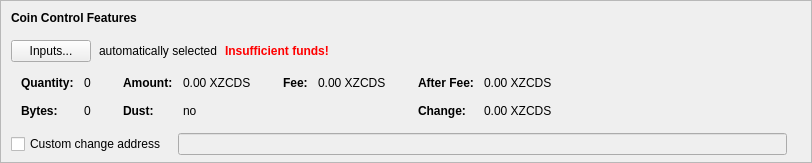
    <widget class="QFrame" name="frameCoinControl">
     <property name="sizePolicy">
      <sizepolicy hsizetype="Expanding" vsizetype="Expanding">
       <horstretch>0</horstretch>
       <verstretch>0</verstretch>
      </sizepolicy>
     </property>
     <property name="maximumSize">
      <size>
       <width>16777215</width>
       <height>16777215</height>
      </size>
     </property>
     <property name="frameShape">
      <enum>QFrame::StyledPanel</enum>
     </property>
     <property name="frameShadow">
      <enum>QFrame::Sunken</enum>
     </property>
     <layout class="QVBoxLayout" name="verticalLayoutCoinControl2">
      <property name="spacing">
       <number>0</number>
      </property>
      <property name="leftMargin">
       <number>0</number>
      </property>
      <property name="topMargin">
       <number>0</number>
      </property>
      <property name="rightMargin">
       <number>0</number>
      </property>
      <property name="bottomMargin">
       <number>6</number>
      </property>
      <item>
       <layout class="QVBoxLayout" name="verticalLayoutCoinControl" stretch="0,0,0,0,1">
        <property name="spacing">
         <number>0</number>
        </property>
        <property name="leftMargin">
         <number>10</number>
        </property>
        <property name="topMargin">
         <number>10</number>
        </property>
        <item>
         <layout class="QHBoxLayout" name="horizontalLayoutCoinControl1">
          <property name="bottomMargin">
           <number>15</number>
          </property>
          <item>
           <widget class="QLabel" name="labelCoinControlFeatures">
            <property name="sizePolicy">
             <sizepolicy hsizetype="Preferred" vsizetype="Maximum">
              <horstretch>0</horstretch>
              <verstretch>0</verstretch>
             </sizepolicy>
            </property>
            <property name="font">
             <font>
              <weight>75</weight>
              <bold>true</bold>
             </font>
            </property>
            <property name="styleSheet">
             <string notr="true">font-weight:bold;</string>
            </property>
            <property name="text">
             <string>Coin Control Features</string>
            </property>
           </widget>
          </item>
         </layout>
        </item>
        <item>
         <layout class="QHBoxLayout" name="horizontalLayoutCoinControl2" stretch="0,0,0,0">
          <property name="spacing">
           <number>8</number>
          </property>
          <property name="bottomMargin">
           <number>10</number>
          </property>
          <item>
           <widget class="QPushButton" name="pushButtonCoinControl">
            <property name="styleSheet">
             <string notr="true"/>
            </property>
            <property name="text">
             <string>Inputs...</string>
            </property>
            <property name="autoDefault">
             <bool>false</bool>
            </property>
           </widget>
          </item>
          <item>
           <widget class="QLabel" name="labelCoinControlAutomaticallySelected">
            <property name="text">
             <string>automatically selected</string>
            </property>
            <property name="margin">
             <number>5</number>
            </property>
           </widget>
          </item>
          <item>
           <widget class="QLabel" name="labelCoinControlInsuffFunds">
            <property name="font">
             <font>
              <weight>75</weight>
              <bold>true</bold>
             </font>
            </property>
            <property name="styleSheet">
             <string notr="true">color:red;font-weight:bold;</string>
            </property>
            <property name="text">
             <string>Insufficient funds!</string>
            </property>
            <property name="margin">
             <number>5</number>
            </property>
           </widget>
          </item>
          <item>
           <spacer name="horizontalSpacerCoinControl">
            <property name="orientation">
             <enum>Qt::Horizontal</enum>
            </property>
            <property name="sizeHint" stdset="0">
             <size>
              <width>40</width>
              <height>1</height>
             </size>
            </property>
           </spacer>
          </item>
         </layout>
        </item>
        <item>
         <widget class="QWidget" name="widgetCoinControl" native="true">
          <property name="sizePolicy">
           <sizepolicy hsizetype="Preferred" vsizetype="Preferred">
            <horstretch>0</horstretch>
            <verstretch>0</verstretch>
           </sizepolicy>
          </property>
          <property name="minimumSize">
           <size>
            <width>0</width>
            <height>0</height>
           </size>
          </property>
          <property name="styleSheet">
           <string notr="true"/>
          </property>
          <layout class="QHBoxLayout" name="horizontalLayoutCoinControl5">
           <property name="leftMargin">
            <number>0</number>
           </property>
           <property name="topMargin">
            <number>0</number>
           </property>
           <property name="rightMargin">
            <number>0</number>
           </property>
           <property name="bottomMargin">
            <number>0</number>
           </property>
           <item>
            <layout class="QHBoxLayout" name="horizontalLayoutCoinControl3" stretch="0,0,0,1">
             <property name="spacing">
              <number>20</number>
             </property>
             <property name="topMargin">
              <number>0</number>
             </property>
             <property name="bottomMargin">
              <number>10</number>
             </property>
             <item>
              <layout class="QFormLayout" name="formLayoutCoinControl1">
               <property name="horizontalSpacing">
                <number>10</number>
               </property>
               <property name="verticalSpacing">
                <number>14</number>
               </property>
               <property name="leftMargin">
                <number>10</number>
               </property>
               <property name="topMargin">
                <number>4</number>
               </property>
               <property name="rightMargin">
                <number>6</number>
               </property>
               <item row="0" column="0">
                <widget class="QLabel" name="labelCoinControlQuantityText">
                 <property name="font">
                  <font>
                   <weight>75</weight>
                   <bold>true</bold>
                  </font>
                 </property>
                 <property name="text">
                  <string>Quantity:</string>
                 </property>
                 <property name="margin">
                  <number>0</number>
                 </property>
                </widget>
               </item>
               <item row="0" column="1">
                <widget class="QLabel" name="labelCoinControlQuantity">
                 <property name="cursor">
                  <cursorShape>IBeamCursor</cursorShape>
                 </property>
                 <property name="contextMenuPolicy">
                  <enum>Qt::ActionsContextMenu</enum>
                 </property>
                 <property name="text">
                  <string notr="true">0</string>
                 </property>
                 <property name="margin">
                  <number>0</number>
                 </property>
                 <property name="textInteractionFlags">
                  <set>Qt::LinksAccessibleByMouse|Qt::TextSelectableByKeyboard|Qt::TextSelectableByMouse</set>
                 </property>
                </widget>
               </item>
               <item row="1" column="0">
                <widget class="QLabel" name="labelCoinControlBytesText">
                 <property name="font">
                  <font>
                   <weight>75</weight>
                   <bold>true</bold>
                  </font>
                 </property>
                 <property name="text">
                  <string>Bytes:</string>
                 </property>
                </widget>
               </item>
               <item row="1" column="1">
                <widget class="QLabel" name="labelCoinControlBytes">
                 <property name="cursor">
                  <cursorShape>IBeamCursor</cursorShape>
                 </property>
                 <property name="contextMenuPolicy">
                  <enum>Qt::ActionsContextMenu</enum>
                 </property>
                 <property name="text">
                  <string notr="true">0</string>
                 </property>
                 <property name="textInteractionFlags">
                  <set>Qt::LinksAccessibleByMouse|Qt::TextSelectableByKeyboard|Qt::TextSelectableByMouse</set>
                 </property>
                </widget>
               </item>
              </layout>
             </item>
             <item>
              <layout class="QFormLayout" name="formLayoutCoinControl2">
               <property name="horizontalSpacing">
                <number>10</number>
               </property>
               <property name="verticalSpacing">
                <number>14</number>
               </property>
               <property name="leftMargin">
                <number>6</number>
               </property>
               <property name="topMargin">
                <number>4</number>
               </property>
               <property name="rightMargin">
                <number>6</number>
               </property>
               <item row="0" column="0">
                <widget class="QLabel" name="labelCoinControlAmountText">
                 <property name="font">
                  <font>
                   <weight>75</weight>
                   <bold>true</bold>
                  </font>
                 </property>
                 <property name="text">
                  <string>Amount:</string>
                 </property>
                 <property name="margin">
                  <number>0</number>
                 </property>
                </widget>
               </item>
               <item row="0" column="1">
                <widget class="QLabel" name="labelCoinControlAmount">
                 <property name="cursor">
                  <cursorShape>IBeamCursor</cursorShape>
                 </property>
                 <property name="contextMenuPolicy">
                  <enum>Qt::ActionsContextMenu</enum>
                 </property>
                 <property name="text">
                  <string notr="true">0.00 XZCDS</string>
                 </property>
                 <property name="textInteractionFlags">
                  <set>Qt::LinksAccessibleByMouse|Qt::TextSelectableByKeyboard|Qt::TextSelectableByMouse</set>
                 </property>
                </widget>
               </item>
               <item row="1" column="0">
                <widget class="QLabel" name="labelCoinControlLowOutputText">
                 <property name="font">
                  <font>
                   <weight>75</weight>
                   <bold>true</bold>
                  </font>
                 </property>
                 <property name="text">
                  <string>Dust:</string>
                 </property>
                </widget>
               </item>
               <item row="1" column="1">
                <widget class="QLabel" name="labelCoinControlLowOutput">
                 <property name="cursor">
                  <cursorShape>IBeamCursor</cursorShape>
                 </property>
                 <property name="contextMenuPolicy">
                  <enum>Qt::ActionsContextMenu</enum>
                 </property>
                 <property name="text">
                  <string notr="true">no</string>
                 </property>
                 <property name="textInteractionFlags">
                  <set>Qt::LinksAccessibleByMouse|Qt::TextSelectableByKeyboard|Qt::TextSelectableByMouse</set>
                 </property>
                </widget>
               </item>
              </layout>
             </item>
             <item>
              <layout class="QFormLayout" name="formLayoutCoinControl3">
               <property name="horizontalSpacing">
                <number>10</number>
               </property>
               <property name="verticalSpacing">
                <number>14</number>
               </property>
               <property name="leftMargin">
                <number>6</number>
               </property>
               <property name="topMargin">
                <number>4</number>
               </property>
               <property name="rightMargin">
                <number>6</number>
               </property>
               <item row="0" column="0">
                <widget class="QLabel" name="labelCoinControlFeeText">
                 <property name="font">
                  <font>
                   <weight>75</weight>
                   <bold>true</bold>
                  </font>
                 </property>
                 <property name="text">
                  <string>Fee:</string>
                 </property>
                 <property name="margin">
                  <number>0</number>
                 </property>
                </widget>
               </item>
               <item row="0" column="1">
                <widget class="QLabel" name="labelCoinControlFee">
                 <property name="cursor">
                  <cursorShape>IBeamCursor</cursorShape>
                 </property>
                 <property name="contextMenuPolicy">
                  <enum>Qt::ActionsContextMenu</enum>
                 </property>
                 <property name="text">
                  <string notr="true">0.00 XZCDS</string>
                 </property>
                 <property name="textInteractionFlags">
                  <set>Qt::LinksAccessibleByMouse|Qt::TextSelectableByKeyboard|Qt::TextSelectableByMouse</set>
                 </property>
                </widget>
               </item>
              </layout>
             </item>
             <item>
              <layout class="QFormLayout" name="formLayoutCoinControl4">
               <property name="horizontalSpacing">
                <number>10</number>
               </property>
               <property name="verticalSpacing">
                <number>14</number>
               </property>
               <property name="leftMargin">
                <number>6</number>
               </property>
               <property name="topMargin">
                <number>4</number>
               </property>
               <property name="rightMargin">
                <number>6</number>
               </property>
               <item row="0" column="0">
                <widget class="QLabel" name="labelCoinControlAfterFeeText">
                 <property name="font">
                  <font>
                   <weight>75</weight>
                   <bold>true</bold>
                  </font>
                 </property>
                 <property name="text">
                  <string>After Fee:</string>
                 </property>
                 <property name="margin">
                  <number>0</number>
                 </property>
                </widget>
               </item>
               <item row="0" column="1">
                <widget class="QLabel" name="labelCoinControlAfterFee">
                 <property name="cursor">
                  <cursorShape>IBeamCursor</cursorShape>
                 </property>
                 <property name="contextMenuPolicy">
                  <enum>Qt::ActionsContextMenu</enum>
                 </property>
                 <property name="text">
                  <string notr="true">0.00 XZCDS</string>
                 </property>
                 <property name="textInteractionFlags">
                  <set>Qt::LinksAccessibleByMouse|Qt::TextSelectableByKeyboard|Qt::TextSelectableByMouse</set>
                 </property>
                </widget>
               </item>
               <item row="1" column="0">
                <widget class="QLabel" name="labelCoinControlChangeText">
                 <property name="font">
                  <font>
                   <weight>75</weight>
                   <bold>true</bold>
                  </font>
                 </property>
                 <property name="text">
                  <string>Change:</string>
                 </property>
                </widget>
               </item>
               <item row="1" column="1">
                <widget class="QLabel" name="labelCoinControlChange">
                 <property name="cursor">
                  <cursorShape>IBeamCursor</cursorShape>
                 </property>
                 <property name="contextMenuPolicy">
                  <enum>Qt::ActionsContextMenu</enum>
                 </property>
                 <property name="text">
                  <string notr="true">0.00 XZCDS</string>
                 </property>
                 <property name="textInteractionFlags">
                  <set>Qt::LinksAccessibleByMouse|Qt::TextSelectableByKeyboard|Qt::TextSelectableByMouse</set>
                 </property>
                </widget>
               </item>
              </layout>
             </item>
            </layout>
           </item>
          </layout>
         </widget>
        </item>
        <item>
         <layout class="QHBoxLayout" name="horizontalLayoutCoinControl4" stretch="0,0,0">
          <property name="spacing">
           <number>12</number>
          </property>
          <property name="sizeConstraint">
           <enum>QLayout::SetDefaultConstraint</enum>
          </property>
          <property name="topMargin">
           <number>5</number>
          </property>
          <property name="rightMargin">
           <number>5</number>
          </property>
          <item>
           <widget class="QCheckBox" name="checkBoxCoinControlChange">
            <property name="toolTip">
             <string>If this is activated, but the change address is empty or invalid, change will be sent to a newly generated address.</string>
            </property>
            <property name="text">
             <string>Custom change address</string>
            </property>
           </widget>
          </item>
          <item>
           <widget class="QValidatedLineEdit" name="lineEditCoinControlChange">
            <property name="enabled">
             <bool>false</bool>
            </property>
            <property name="sizePolicy">
             <sizepolicy hsizetype="Expanding" vsizetype="Fixed">
              <horstretch>0</horstretch>
              <verstretch>0</verstretch>
             </sizepolicy>
            </property>
           </widget>
          </item>
          <item>
           <widget class="QLabel" name="labelCoinControlChangeLabel">
            <property name="sizePolicy">
             <sizepolicy hsizetype="Preferred" vsizetype="Expanding">
              <horstretch>0</horstretch>
              <verstretch>0</verstretch>
             </sizepolicy>
            </property>
            <property name="minimumSize">
             <size>
              <width>0</width>
              <height>0</height>
             </size>
            </property>
            <property name="text">
             <string/>
            </property>
            <property name="margin">
             <number>3</number>
            </property>
           </widget>
          </item>
         </layout>
        </item>
        <item>
         <spacer name="verticalSpacerCoinControl">
          <property name="orientation">
           <enum>Qt::Vertical</enum>
          </property>
          <property name="sizeHint" stdset="0">
           <size>
            <width>800</width>
            <height>1</height>
           </size>
          </property>
         </spacer>
        </item>
       </layout>
      </item>
     </layout>
    </widget>
